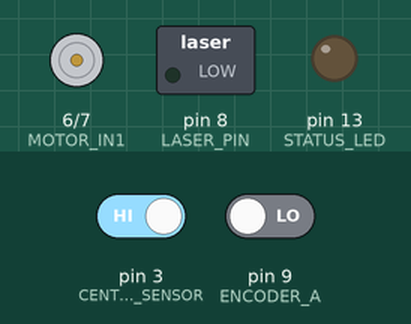
The sketch below on a simulated Arduino Nano, built with avr-gcc and run on an emulated ATmega328P. Parts: motor-driver pin pairs drawn as motors (green arrow = first pin HIGH = forward, orange = second pin HIGH = backward, longer = more drive), switched loads named in the sketch (green lamp = pin HIGH), output pins drawn as LEDs (lit = HIGH). Inputs (shaded band) come from the test bench; at power-on: pin 3 (CENTRE_SENSOR) HIGH, pin 9 (ENCODER_A) LOW. EEPROM starts erased.

Above: at 6.9 s.
7.0 s: pin 3 (CENTRE_SENSOR) driven LOW
At 7.3 s:
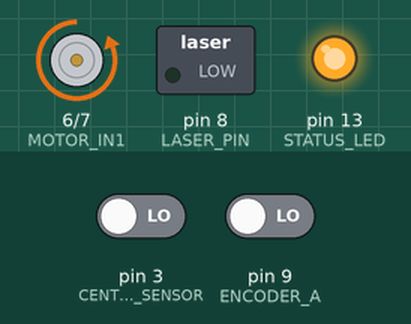
At 10.16 s:
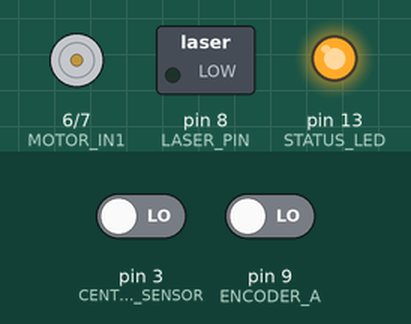
Timing chart, 0 to 12.2 s (numbered marks = the images above; inputs shaded):
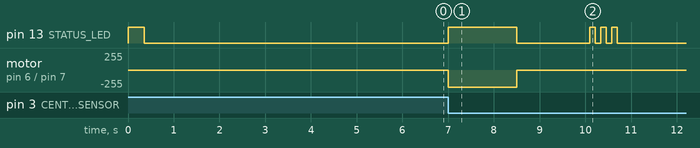

Measured:
- after the input at 7.0 s, pin 13 (STATUS_LED): LOW → HIGH at once, → LOW 1.5 s later, → HIGH 1.6 s later, → LOW 0.12 s later, … (8 changes in this stretch); motor on pin 6 (MOTOR_IN1) / pin 7 (MOTOR_IN2): stopped → backward 255/255 at once, → stopped 1.5 s later

The sketch:

Test4.ino
```cpp
/*
  ============================================================
  MQ SENTINEL - TEST 4
  COAST / INERTIA TEST

  Arduino Nano - standalone experiment

  VERSION A: Raw IR trigger
  VERSION B: Decoded IR trigger

  No Serial Monitor required during testing.

  The motor runs for a fixed acceleration period,
  then coasts while the encoder records residual motion.

  Five trials can be saved to EEPROM.

  LED ON  = Motor powered
  LED OFF = Motor drive removed
  ============================================================
*/

// ============================================================
// SELECT TEST VERSION
// ============================================================

// 0 = Raw HIGH/LOW IR detection
// 1 = IRremote decoded detection

#define USE_DECODED_IR 0

#if USE_DECODED_IR
#include <IRremote.hpp>
#endif

#include <EEPROM.h>
#include <avr/interrupt.h>
#include <util/atomic.h>

// ============================================================
// PIN DEFINITIONS
// ============================================================

const byte CENTRE_SENSOR = 3;

const byte MOTOR_IN1 = 6;
const byte MOTOR_IN2 = 7;

const byte LASER_PIN = 8;

const byte ENCODER_A = 9;
const byte ENCODER_B = 10;

const byte STATUS_LED = LED_BUILTIN;

// ============================================================
// EXPERIMENT SETTINGS
// ============================================================

const bool REVERSE_MOTOR = false;

// Motor acceleration period.
const unsigned long ACCELERATION_MS = 1500;

// Speed estimation interval before cutoff.
const unsigned long SPEED_SAMPLE_MS = 200;

// Camera preparation time.
const unsigned long START_DELAY_MS = 5000;

// Maximum coasting observation duration.
const unsigned long MAX_COAST_MS = 20000;

// No encoder pulses for this interval:
// wheel considered stationary for this test.
const unsigned long SETTLE_MS = 1500;

// Verify this against the actual encoder.
const float COUNTS_PER_REV = 700.0;

// Number of saved trials.
const byte TOTAL_TRIALS = 5;

// ============================================================
// EEPROM STORAGE
// ============================================================

const int TRIAL_ADDRESS = 0;
const int RECORD_ADDRESS = 16;

const byte RECORD_MAGIC = 0xA5;

// Result codes.
const byte RESULT_SETTLED = 1;
const byte RESULT_TIMEOUT = 2;

// ============================================================
// ENCODER VARIABLES
// ============================================================

volatile long encoderCount = 0;

// Last observed state of encoder channel A.
volatile byte previousEncoderA = LOW;

// ============================================================
// TEST VARIABLES
// ============================================================

byte currentTrial = 0;

bool testStarted = false;
bool testComplete = false;

// ============================================================
// RESULT STRUCTURE
// ============================================================

struct TestRecord {

  byte magic;

  unsigned long requestedTimeMs;

  unsigned long actualTimeMs;

  long cutoffCount;

  long speedSampleCount;

  long finalCount;

  unsigned long coastTimeMs;

  unsigned long settlingTimeMs;

  byte resultCode;
};

// ============================================================
// ENCODER INTERRUPT
// ============================================================

// Arduino Nano / ATmega328P:
//
// D9  = PB1 / PCINT1
// D10 = PB2 / PCINT2
//
// Interrupt is enabled for channel A only.
// Direction is determined using channel B.

ISR(PCINT0_vect) {

  byte currentA = (PINB & _BV(PB1))
                  ? HIGH : LOW;

  if (currentA == HIGH &&
      previousEncoderA == LOW) {

    byte currentB = (PINB & _BV(PB2))
                    ? HIGH : LOW;

    if (currentB != currentA) {

      encoderCount++;

    } else {

      encoderCount--;
    }
  }

  previousEncoderA = currentA;
}

// ============================================================
// READ ENCODER SAFELY
// ============================================================

long readEncoder() {

  long count;

  ATOMIC_BLOCK(ATOMIC_RESTORESTATE) {
    count = encoderCount;
  }

  return count;
}

// ============================================================
// RESET ENCODER
// ============================================================

void resetEncoder() {

  ATOMIC_BLOCK(ATOMIC_RESTORESTATE) {

    encoderCount = 0;

    previousEncoderA =
        digitalRead(ENCODER_A);
  }
}

// ============================================================
// INITIALISE ENCODER INTERRUPT
// ============================================================

void initialiseEncoder() {

  pinMode(ENCODER_A, INPUT);
  pinMode(ENCODER_B, INPUT);

  previousEncoderA =
      digitalRead(ENCODER_A);

  // Enable pin-change interrupts for port B.
  PCICR |= _BV(PCIE0);

  // Enable interrupts for D9 only.
  PCMSK0 |= _BV(PCINT1);
}

// ============================================================
// MOTOR CONTROL
// ============================================================

void motorLeft() {

  if (!REVERSE_MOTOR) {

    digitalWrite(MOTOR_IN1, LOW);
    digitalWrite(MOTOR_IN2, HIGH);

  } else {

    digitalWrite(MOTOR_IN1, HIGH);
    digitalWrite(MOTOR_IN2, LOW);

  }
}

void motorCoast() {

  // LOW / LOW requests coast mode
  // for the intended IN1/IN2 driver configuration.
  //
  // Verify against your motor driver's truth table.

  digitalWrite(MOTOR_IN1, LOW);
  digitalWrite(MOTOR_IN2, LOW);
}

// ============================================================
// LED FEEDBACK
// ============================================================

void flashLED(
  byte flashes,
  unsigned int onTime,
  unsigned int offTime
) {

  for (byte i = 0; i < flashes; i++) {

    digitalWrite(STATUS_LED, HIGH);

    delay(onTime);

    digitalWrite(STATUS_LED, LOW);

    delay(offTime);
  }
}

// ============================================================
// IR TRIGGER
// ============================================================

bool beaconDetected() {

#if USE_DECODED_IR

  // Version B:
  // A successful IRremote decode triggers the experiment.

  if (IrReceiver.decode()) {

    IrReceiver.resume();

    return true;
  }

  return false;

#else

  // Version A:
  // Raw active-LOW detection.

  return digitalRead(CENTRE_SENSOR) == LOW;

#endif
}

// ============================================================
// SAVE RESULTS
// ============================================================

void saveResults(const TestRecord &result) {

  int address =
      RECORD_ADDRESS +
      currentTrial * sizeof(TestRecord);

  // Save completed measurement.
  EEPROM.put(address, result);

  // Advance trial counter only after saving.
  EEPROM.update(
    TRIAL_ADDRESS,
    currentTrial + 1
  );
}

// ============================================================
// RUN COAST / INERTIA TEST
// ============================================================

void runTest() {

  if (testStarted || testComplete) {
    return;
  }

  testStarted = true;

  // Motor is initially coasting and stationary.
  motorCoast();

  resetEncoder();

  // ----------------------------------------------------------
  // START MOTOR
  // ----------------------------------------------------------

  unsigned long startTime = millis();

  // LED indicates motor power.
  digitalWrite(STATUS_LED, HIGH);

  motorLeft();

  // ----------------------------------------------------------
  // ACCELERATE FLYWHEEL
  // ----------------------------------------------------------

  unsigned long sampleTime =
      ACCELERATION_MS - SPEED_SAMPLE_MS;

  while (millis() - startTime < sampleTime) {
    // Encoder continues counting via interrupt.
  }

  // Count 200 ms before intended cutoff.
  long speedSampleCount = readEncoder();

  // Continue acceleration until cutoff time.
  while (
    millis() - startTime < ACCELERATION_MS
  ) {
    // Encoder continues counting via interrupt.
  }

  // ----------------------------------------------------------
  // MOTOR CUTOFF
  // ----------------------------------------------------------

  motorCoast();

  unsigned long cutoffTime = millis();

  // LED OFF marks the cutoff in overhead video.
  digitalWrite(STATUS_LED, LOW);

  long cutoffCount = readEncoder();

  unsigned long actualTime =
      cutoffTime - startTime;

  // ----------------------------------------------------------
  // COASTING OBSERVATION
  // ----------------------------------------------------------

  long previousCount = cutoffCount;

  unsigned long lastMovementTime = cutoffTime;

  unsigned long settlingTime = 0;

  byte resultCode = RESULT_TIMEOUT;

  // Wait until the wheel stops moving or
  // the maximum observation period expires.

  while (
    millis() - cutoffTime < MAX_COAST_MS
  ) {

    unsigned long now = millis();

    long currentCount = readEncoder();

    // New encoder movement observed.
    if (currentCount != previousCount) {

      previousCount = currentCount;

      lastMovementTime = now;
    }

    // No encoder movement for SETTLE_MS.
    if (
      now - lastMovementTime >= SETTLE_MS
    ) {

      settlingTime =
          lastMovementTime - cutoffTime;

      resultCode = RESULT_SETTLED;

      break;
    }
  }

  // ----------------------------------------------------------
  // FINAL ENCODER MEASUREMENT
  // ----------------------------------------------------------

  long finalCount = readEncoder();

  unsigned long coastTime =
      millis() - cutoffTime;

  // ----------------------------------------------------------
  // CREATE RESULT RECORD
  // ----------------------------------------------------------

  TestRecord result;

  result.magic = RECORD_MAGIC;

  result.requestedTimeMs = ACCELERATION_MS;

  result.actualTimeMs = actualTime;

  result.cutoffCount = cutoffCount;

  result.speedSampleCount = speedSampleCount;

  result.finalCount = finalCount;

  result.coastTimeMs = coastTime;

  result.settlingTimeMs = settlingTime;

  result.resultCode = resultCode;

  // ----------------------------------------------------------
  // SAVE TO EEPROM
  // ----------------------------------------------------------

  saveResults(result);

  testComplete = true;

  // Three short flashes indicate completion.
  flashLED(3, 120, 120);

  // Motor remains in coast mode.
  motorCoast();

  // No further motor movement is commanded.
}

// ============================================================
// SETUP
// ============================================================

void setup() {

  pinMode(MOTOR_IN1, OUTPUT);
  pinMode(MOTOR_IN2, OUTPUT);

  pinMode(LASER_PIN, OUTPUT);

  pinMode(STATUS_LED, OUTPUT);

  pinMode(CENTRE_SENSOR, INPUT);

  // Laser always disabled.
  digitalWrite(LASER_PIN, LOW);

  // Indicator initially off.
  digitalWrite(STATUS_LED, LOW);

  // Motor initially coasting.
  motorCoast();

  // Initialise encoder.
  initialiseEncoder();

#if USE_DECODED_IR

  IrReceiver.begin(
    CENTRE_SENSOR,
    false
  );

#endif

  // ----------------------------------------------------------
  // LOAD TRIAL NUMBER
  // ----------------------------------------------------------

  currentTrial =
      EEPROM.read(TRIAL_ADDRESS);

  // Initialise blank EEPROM.
  if (currentTrial == 0xFF) {

    currentTrial = 0;

    EEPROM.update(TRIAL_ADDRESS, 0);
  }

  // ----------------------------------------------------------
  // ALL TRIALS COMPLETE
  // ----------------------------------------------------------

  if (currentTrial >= TOTAL_TRIALS) {

    testComplete = true;

    // Five slow flashes = all trials completed.
    flashLED(5, 500, 500);

    return;
  }

  // ----------------------------------------------------------
  // INDICATE CURRENT TRIAL
  // ----------------------------------------------------------

  // 1 flash = Trial 1
  // 2 flashes = Trial 2
  // ...
  // 5 flashes = Trial 5

  flashLED(
    currentTrial + 1,
    350,
    350
  );

  // Allow time to prepare the overhead camera.
  delay(START_DELAY_MS);
}

// ============================================================
// MAIN LOOP
// ============================================================

void loop() {

  // Do not repeat the experiment automatically.
  if (testComplete) {
    return;
  }

  // Wait for beacon trigger.
  if (!testStarted && beaconDetected()) {

    runTest();
  }
}
```
